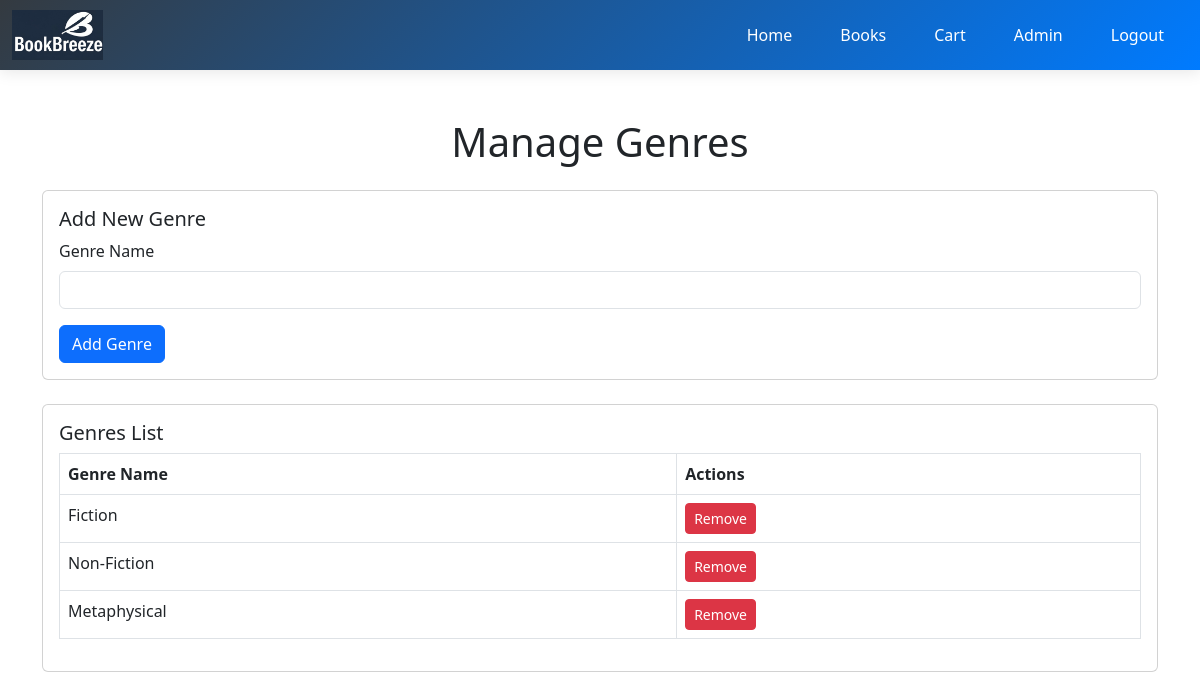
The page /admin/manage-genres.php (signed in) on the database its author committed.
### tables this page shows
CREATE TABLE `GENRE` (
  `GenreID` int(11) NOT NULL AUTO_INCREMENT,
  `GenreName` varchar(255) DEFAULT NULL,
  PRIMARY KEY (`GenreID`)
);

### admin/manage-genres.php (the view, shortened to what this page needs)
<?php
$db = new Database();
$conn = $db->getConnection();
$stmt = $conn->prepare("SELECT * FROM GENRE");
$stmt->execute();
$genres = $stmt->fetchAll();
include '../includes/header.php';
?>
<div class="container mt-5">
    <h1 class="text-center mb-4">Manage Genres</h1>
    <div class="card mb-4">
        <div class="card-body">
            <h5 class="card-title">Add New Genre</h5>
            <form method="POST" action="">
                <div class="mb-3">
                    <label for="genre_name" class="form-label">Genre Name</label>
                    <input type="text" class="form-control" id="genre_name" name="genre_name" required>
                </div>
                <button type="submit" name="add_genre" class="btn btn-primary">Add Genre</button>
            </form>
        </div>
    </div>
    <div class="card">
        <div class="card-body">
            <h5 class="card-title">Genres List</h5>
            <table class="table table-bordered">
                <thead>
                    <tr>
                        <th>Genre Name</th>
                        <th>Actions</th>
                    </tr>
                </thead>
                <tbody>
                    <?php foreach ($genres as $genre): ?>
                        <tr>
                            <td><?php echo $genre['GenreName']; ?></td>
                            <td>
                                <form method="POST" action="" class="d-inline">
                                    <button type="submit" name="remove_genre" class="btn btn-danger btn-sm">Remove</button>
                                </form>
                            </td>
                        </tr>
                    <?php endforeach; ?>
                </tbody>
            </table>
        </div>
    </div>
</div>
<link href="https://cdn.jsdelivr.net/npm/bootstrap@5.3.0/dist/css/bootstrap.min.css" rel="stylesheet">

### assets/css/style.css (style rules this page uses)
body { background-color: #f4f4f4; }
.container { max-width: 1200px; margin: 2rem auto; padding: 0 1rem; }
.btn { display: inline-block; padding: 0.5rem 1rem; background-color: #3498db; color: white; text-decoration: none; border-radius: 4px; border: none; cursor: pointer; transition: background-color 0.3s; }

### includes/header.php (style rules this page uses)
:root { --navbar-height: 70px; --primary-color: #007bff; --secondary-color: #343a40; }

### rows shown on the page
genre: GenreName "Fiction"
genre: GenreName "Non-Fiction"
genre: GenreName "Metaphysical"
